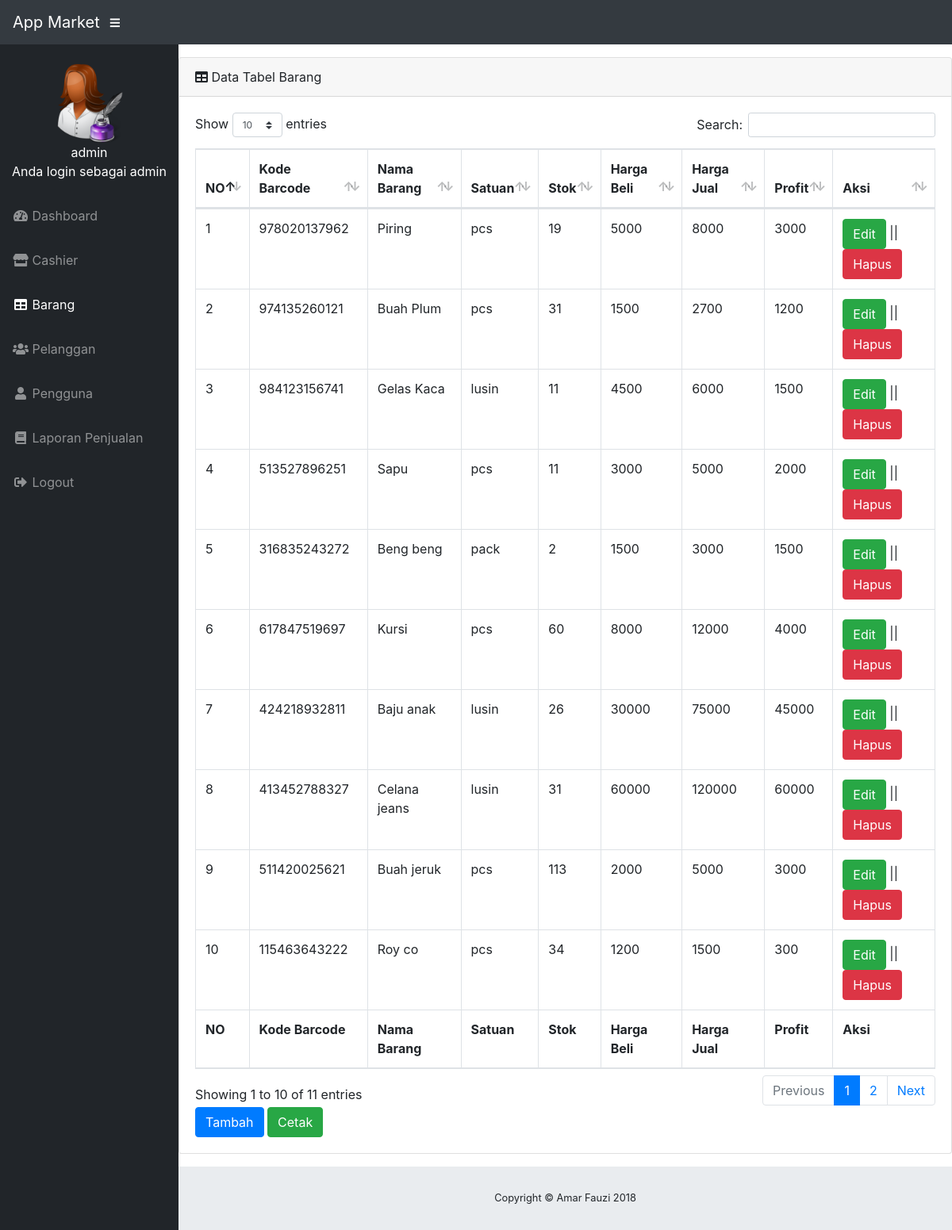
Screenshot of /index.php?page=barang (signed in) with the database file from the repository.
### tables this page shows
CREATE TABLE `tb_pengguna` (
  `id` int(11) NOT NULL,
  `username` varchar(100) NOT NULL,
  `nama` varchar(100) NOT NULL,
  `password` varchar(100) NOT NULL,
  `level` varchar(20) NOT NULL,
  `foto` varchar(300) NOT NULL
);

CREATE TABLE `tb_barang` (
  `kode_barcode` varchar(50) NOT NULL,
  `nama_barang` varchar(255) NOT NULL,
  `satuan` varchar(50) NOT NULL,
  `harga_beli` int(11) NOT NULL,
  `stock` int(11) NOT NULL,
  `harga_jual` int(11) NOT NULL,
  `profit` int(11) NOT NULL
);

### kodepj.php (called while the page is built)
<?php
function random_kode($kode){
	$data = '1234567890';
	$string = 'KPJ-';
	for($i=0;$i < $kode;$i++){
		$pos = rand(0,strlen($data)-1);
		$string .= $data{$pos};
	}
	return $string;
}
$kodepj = random_kode(10);
?>

### page/barang/barang.php (the view)
<div class="card mb-3">
    <div class="card-header">
        <i class="fas fa-table"></i>
        Data Tabel Barang
	</div>
    <div class="card-body">
        <div class="table-responsive">
            <table class="table table-bordered" id="dataTable" width="100%" cellspacing="0">
                <thead>
                    <tr>
						<th>NO</th>
                        <th>Kode Barcode</th>
                        <th>Nama Barang</th>
                        <th>Satuan</th>
                        <th>Stok</th>
                        <th>Harga Beli</th>
                        <th>Harga Jual</th>
                        <th>Profit</th>
						<th>Aksi</th>
                    </tr>
                </thead>
                <tfoot>
                      <tr>
						<th>NO</th>
                        <th>Kode Barcode</th>
                        <th>Nama Barang</th>
                        <th>Satuan</th>
                        <th>Stok</th>
                        <th>Harga Beli</th>
                        <th>Harga Jual</th>
                        <th>Profit</th>
						<th>Aksi</th>
                    </tr>
                </tfoot>
                <tbody>
                    <?php
                    $no = 1;
                    $sql = $koneksi->query("select * from tb_barang");
                    while ($data = $sql->fetch_assoc()) {
                        ?>
                        <tr>
                            <td><?php echo $no++ ?></td>
                            <td><?php echo $data['kode_barcode'] ?></td>
                            <td><?php echo $data['nama_barang'] ?></td>
                            <td><?php echo $data['satuan'] ?></td>
                            <td><?php echo $data['stock'] ?></td>
                            <td><?php echo $data['harga_beli'] ?></td>
                            <td><?php echo $data['harga_jual'] ?></td>
                            <td><?php echo $data['profit'] ?></td>
							<td>
								<a href="?page=barang&aksi=ubah&id=<?php echo $data['kode_barcode'] ?>" class="btn btn-success">Edit</a> ||
								<a onclick="return confirm('Data ini akan di hapus')" href="?page=barang&aksi=hapus&id=<?php echo $data['kode_barcode'] ?>" class="btn btn-danger">Hapus</a>
							</td>
                        </tr>
                    <?php } ?>
                </tbody>
            </table>
			<a href="?page=barang&aksi=tambah" class="btn btn-primary">Tambah</a>
			<a href="page/barang/cetak.php" target="_blank" class="btn btn-success">Cetak</a>
        </div>
    </div>
</div>

### index.php (shortened to what this page needs)
<?php
include('kodepj.php');
$koneksi = new mysqli("localhost","root","","appmarket");
$active = $_GET['page'];
if($_SESSION['admin'] || $_SESSION['kasir']){
?>
<!DOCTYPE html>
<html lang="en">
    <head>
        <link href="asset/vendor/bootstrap/css/bootstrap.min.css" rel="stylesheet">
        <link href="asset/vendor/fontawesome-free/css/all.min.css" rel="stylesheet" type="text/css">
        <link href="asset/vendor/datatables/dataTables.bootstrap4.css" rel="stylesheet">
        <link href="asset/css/sb-admin.css" rel="stylesheet">
    </head>
    <body id="page-top">
        <nav class="navbar navbar-expand navbar-dark bg-dark static-top">
            <a class="navbar-brand mr-1" href="">App Market</a>
            <button class="btn btn-link btn-sm text-white order-1 order-sm-0" id="sidebarToggle" href="#">
                <i class="fas fa-bars"></i>
            </button>
			<?php
			if($_SESSION['admin']){
				$user = $_SESSION['admin'];
			}elseif($_SESSION['kasir']){
				$user = $_SESSION['kasir'];
			}
			$sql = $koneksi->query("select * from tb_pengguna where id='$user'");
			$data = $sql->fetch_assoc();
			?>
		</nav>
        <div id="wrapper">
            <ul class="sidebar navbar-nav"><br>
			<div class="text-center">
				<div class="image">
					<img src="gambar/<?php echo $data['foto'] ?>" alt="<?php echo $data['username'] ?>" width='auto' height=100/>
				</div>
				<div class="user-info">
					<p style="color:white" ><?php echo $data['username'] ?> <br> Anda login sebagai <?php echo $data['level'] ?></p>
				</div>
			</div>
                <li class="nav-item <?php if($active=='dashboard'){echo 'active';} ?> ">
                    <a class="nav-link" href="?page=dashboard">
                        <i class="fas fa-fw fa-tachometer-alt"></i>
                        <span>Dashboard</span>
                    </a>
                </li>
				<li class="nav-item <?php if($active=='penjualan'){echo 'active';}?>">
                    <a class="nav-link" href="?page=penjualan&kodepj=<?php echo $kodepj ?>">
                        <i class="fas fa-fw fa-store"></i>
                    <span>Cashier</span></a>
                </li>
				<?php if($_SESSION['admin']){ ?>
                <li class="nav-item <?php if($active=='barang'){echo 'active';} ?>">
                    <a class="nav-link" href="?page=barang">
                        <i class="fas fa-fw fa-table"></i>
                        <span>Barang</span></a>
                </li>
                <li class="nav-item <?php if($active=='pelanggan'){echo 'active';} ?>">
                    <a class="nav-link" href="?page=pelanggan">
                        <i class="fas fa-fw fa-users"></i>
                        <span>Pelanggan</span></a>
                </li>
				<li class="nav-item <?php if($active=='pengguna'){echo 'active';} ?>">
                    <a class="nav-link" href="?page=pengguna">
                        <i class="fas fa-fw fa-user"></i>
                        <span>Pengguna</span></a>
                </li>
				<li class="nav-item">
                    <a class="nav-link" data-toggle="modal" data-target="#smallModal">
                        <i class="fas fa-fw fa-book"></i>
                        <span>Laporan Penjualan</span></a>
                </li>
				<?php } ?>
				<li class="nav-item">
                    <a class="nav-link" data-toggle="modal" data-target="#logoutModal">
                        <i class="fas fa-fw fa-sign-out-alt"></i>
						<span>Logout</span>
					</a>
                </li>
            </ul>
            <div id="content-wrapper">
                <?php
                $page = $_GET['page'];
                $aksi = $_GET['aksi'];
                if ($page == 'barang') {
                    if ($aksi == '') {
                        include 'page/barang/barang.php';
                    }
                }
                ?>
                <footer class="sticky-footer">
                    <div class="container my-auto">
                        <div class="copyright text-center my-auto">
                            <span>Copyright © Amar Fauzi 2018</span>
                        </div>
                    </div>
                </footer>
            </div>
        </div>
    </body>
</html>
<?php
}else{
	header("location:login.php");
}
?>

### asset/css/sb-admin.css (style rules this page uses)
html { position: relative; min-height: 100%; }
body { height: 100%; }
#wrapper { display: -webkit-box; display: -ms-flexbox; display: flex; }
#wrapper #content-wrapper { overflow-x: hidden; width: 100%; padding-top: 1rem; padding-bottom: 80px; }
.navbar-nav .nav-item.active .nav-link { color: #fff; }
.sidebar { width: 90px !important; background-color: #212529; min-height: calc(100vh - 56px); }
.sidebar .nav-item:last-child { margin-bottom: 1rem; }
.sidebar .nav-item .nav-link { text-align: center; padding: 0.75rem 1rem; width: 90px; }
.sidebar .nav-item .nav-link span { font-size: 0.65rem; display: block; }
.sidebar .nav-item .nav-link { color: rgba(255, 255, 255, 0.5); }
@media (min-width: 768px) { .sidebar { width: 225px !important; } }
@media (min-width: 768px) { .sidebar .nav-item .nav-link { display: block; width: 100%; text-align: left; padding: 1rem; width: 225px; } }
@media (min-width: 768px) { .sidebar .nav-item .nav-link span { font-size: 1rem; display: inline; } }
:root { --input-padding-x: 0.75rem; --input-padding-y: 0.75rem; }
footer.sticky-footer { display: -webkit-box; display: -ms-flexbox; display: flex; position: absolute; right: 0; bottom: 0; width: calc(100% - 90px); height: 80px; background-color: #e9ecef; }
footer.sticky-footer .copyright { line-height: 1; font-size: 0.8rem; }
@media (min-width: 768px) { footer.sticky-footer { width: calc(100% - 225px); } }

### rows the page displays
tb_pengguna: foto (picture), username "admin", level "admin"
tb_barang: kode_barcode "978020137962", nama_barang "Piring", satuan "pcs", stock "19", harga_beli "5000", harga_jual "8000", profit "3000"
tb_barang: kode_barcode "974135260121", nama_barang "Buah Plum", satuan "pcs", stock "31", harga_beli "1500", harga_jual "2700", profit "1200"
tb_barang: kode_barcode "984123156741", nama_barang "Gelas Kaca", satuan "lusin", stock "11", harga_beli "4500", harga_jual "6000", profit "1500"
tb_barang: kode_barcode "513527896251", nama_barang "Sapu", satuan "pcs", stock "11", harga_beli "3000", harga_jual "5000", profit "2000"
tb_barang: kode_barcode "316835243272", nama_barang "Beng beng", satuan "pack", stock "2", harga_beli "1500", harga_jual "3000", profit "1500"
tb_barang: kode_barcode "617847519697", nama_barang "Kursi", satuan "pcs", stock "60", harga_beli "8000", harga_jual "12000", profit "4000"
tb_barang: kode_barcode "424218932811", nama_barang "Baju anak", satuan "lusin", stock "26", harga_beli "30000", harga_jual "75000", profit "45000"
tb_barang: kode_barcode "413452788327", nama_barang "Celana jeans", satuan "lusin", stock "31", harga_beli "60000", harga_jual "120000", profit "60000"
tb_barang: kode_barcode "511420025621", nama_barang "Buah jeruk", satuan "pcs", stock "113", harga_beli "2000", harga_jual "5000", profit "3000"
tb_barang: kode_barcode "115463643222", nama_barang "Roy co", satuan "pcs", stock "34", harga_beli "1200", harga_jual "1500", profit "300"
